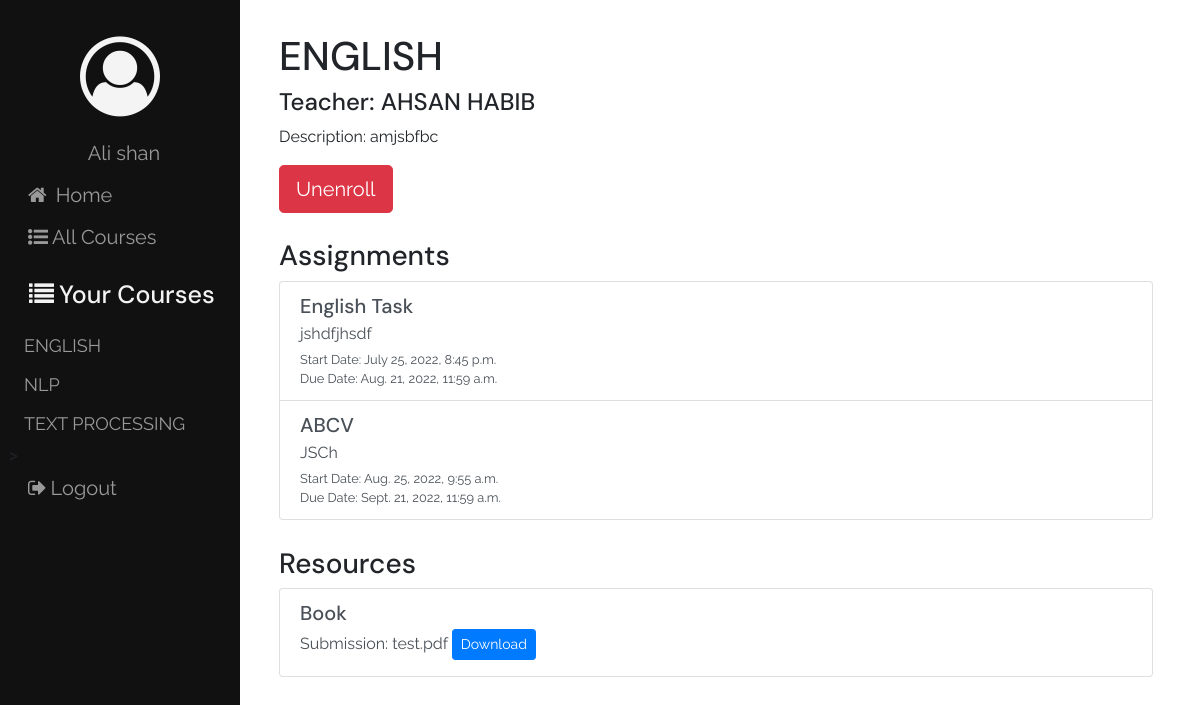
Page /courses/detail/1/ (signed in) on the committed database.
### users/models.py (models this page shows)
class User(auth.models.AbstractUser):
    USER_TYPE_CHOICES = (
        (1, 'Student'),
        (2, 'Teacher')
    )
    user_type = models.PositiveIntegerField(choices=USER_TYPE_CHOICES, default=1)
    def __str__(self):
        return self.first_name + ' ' + self.last_name

### courses/models.py (models this page shows, shortened)
class Course(models.Model):
    course_name = models.CharField(max_length=200)
    course_description = models.TextField()
    teacher = models.ForeignKey(User, related_name="course", on_delete=models.CASCADE)
    students = models.ManyToManyField(User, through='Enrollment', related_name="student_course")
    def __str__(self):
        return self.course_name
    class Meta:
        ordering = ['course_name']

### assignments/models.py (models this page shows, shortened)
class Assignment(models.Model):
    assignment_name = models.CharField(max_length=200, blank=False)
    assignment_description = models.TextField(blank=False)
    start_date = models.DateTimeField(default=timezone.now)
    due_date = models.DateTimeField(blank=True)
    course = models.ForeignKey(Course, on_delete=models.CASCADE)

### resources/models.py (models this page shows, shortened)
class Resource(models.Model):
    resource_name = models.CharField(max_length=200, blank=False)
    resource_file = models.FileField(blank=False)
    course = models.ForeignKey(Course, on_delete=models.CASCADE)

### courses/views.py (the view)
# urls.py: url(r'^detail/(?P<pk>[-\w]+)/$', views.CourseDetail.as_view(), name='detail'),
class CourseDetail(generic.DetailView):
    model = Course
    def get_context_data(self,**kwargs):
        assignments = Assignment.objects.filter(course=self.kwargs['pk'])
        resources = Resource.objects.filter(course=self.kwargs['pk'])
        context = super(CourseDetail, self).get_context_data(**kwargs)
        context['assignments'] = assignments
        context['resources'] = resources
        return context

### courses/context_processors.py (called while the page is built)
def courses_processor(request):
    course = Course.objects.all()
    return {'list_courses': course}

### courses/templates/courses/course_detail.html (shortened to what this page needs)
{% extends 'courses/course_base.html' %}
{% block main_content %}
<h1>{{course.course_name}}</h1>
<h4>Teacher: {{course.teacher}}</h4>
<p>Description: {{course.course_description}}</p>
{% if user.user_type == 1 %} {%if user in course.students.all%}
<a
  href="{% url 'courses:unenroll' pk=course.pk %}"
  class="btn btn-danger btn-lg"
  >Unenroll</a
>
{% else %}
<a href="{% url 'courses:enroll' pk=course.pk %}" class="btn btn-success btn-lg"
  >Enroll</a
>
{% endif %}
{% endif %}
{% if course.teacher.id == user.id or user in course.students.all%}
  <div class="assignments">
    <h3>Assignments</h3>
    <ul class="list-group">
      {% for assignment in assignments %}
      <a href="{% url 'assignments:detail' pk=assignment.pk %}" class="list-group-item list-group-item-action">
        <div class="d-flex w-100 justify-content-between">
          <h5 class="mb-1">{{assignment.assignment_name}}</h5>
        </div>
        <p class="mb-1">
          {{assignment.assignment_description}}
        </p>
        <small>Start Date: {{assignment.start_date}}</small><br>
        <small>Due Date: {{assignment.due_date}} {{assignment.due_time}}</small>
      </a>
      {% empty %}
      <h6>No Assignments</h6>
      {% endfor %}
    </ul>
  </div>
  <div class="resources">
    <h3>Resources</h3>
    <ul class="list-group">
      {% for resource in resources %}
      <div  class="list-group-item list-group-item-action">
        <div class="d-flex w-100 justify-content-between">
          <h5 class="mb-1">{{resource.resource_name}}</h5>
        </div>
        <p class="mb-1">
          Submission: {{resource.resource_file.name}}
          <a href="{{resource.resource_file.url}}" class="btn btn-sm btn-primary" download>Download</a>
        </p>
      </div>
      {% empty %}
        <h6>No Resources</h6>
      {% endfor %}
    </ul>
  </div>
{% endif %}
{% endblock main_content %}

### templates/base.html (shortened to what this page needs)
{% load static %}
<html lang="en">
<head>
    <link rel="stylesheet" href="https://stackpath.bootstrapcdn.com/bootstrap/4.5.2/css/bootstrap.min.css" />
    <link rel="stylesheet" href="https://stackpath.bootstrapcdn.com/font-awesome/4.7.0/css/font-awesome.min.css" />
    <link rel="stylesheet" href="{% static 'django_lms/css/master.css' %}" />
</head>
<body>
    <div class="sidenav">
        <div class="side-items">
        <span class="sidemenu side-element"><i class="fa fa-user-circle-o fa-5x" aria-hidden="true" id="profile"></i></span>
        {% if user.is_authenticated %}
            <a href="{% url 'profile' pk=user.pk %}" class="sidemenu side-element Hide">{{user}}</a>
            <a href="{% url 'home' %}">  <i class="fa fa-home" aria-hidden="true">  </i> <span class="Hide"> Home</span>   </a>
            <a href="{% url 'courses:list' %}"><i class="fa fa-list-ul" aria-hidden="true"></i>All Courses</a>
            {% if user.user_type == 1 %}
                <span class="sidemenu"><h5 id="side-head"><i class="fa fa-list courses-icon" aria-hidden="true"></i>Your Courses</h5></span>
                {% for course in list_courses %}
                    {% if user in course.students.all %}
                        <span class="course-item"><a href="{% url 'courses:detail' pk=course.pk %}" >{{course}}</a></span>
                    {% endif %}
                {% endfor %}
            {% endif %}>
            <a href="{% url 'users:logout' %}" class="sidemenu"><i class="fa fa-sign-out" aria-hidden="true"></i>Logout</a>
        {% endif %}
        </div>
    </div>
    <div class="content">
        {% block body_content %}
        {% endblock body_content %}
    </div>
</body>
</html>

### static/django_lms/css/master.css (style rules this page uses)
.sidenav { height: 100%; width: 20%; position: fixed; z-index: 1; top: 0; left: 0; background-color: #111; overflow-x: hidden; padding-top: 20px; }
h1, h2, h3, h4, h5, h6 { font-family: 'DM Sans', sans-serif; }
p, a { font-family: 'Raleway', 'sans-serif'; }
.sidenav a { padding: 6px 8px 6px 16px; text-decoration: none; font-size: 20px; color: #999999; display: block; }
.content { margin-top: 2em; margin-left: 22%; margin-bottom: 2em; margin-right: 2em; }
.sidemenu { display: block; color: #f4f4f4; }
.side-element { text-align: center; }
i { margin: 0.2em; }
.side-items { margin-left: 0.5em; margin-right: 0.5em; }
#side-head { margin-top: 0.5em; padding: 6px 8px 6px 16px; text-decoration: none; font-size: 25px; color: #f3f3f3; }
.course-item a { font-size: 18px; }
.card-deck, .assignments, .submissions, .grade { margin:3% 0% 3% 0% }
.resources { margin-bottom: 1%; }

### rows in the picture
User: first_name+last_name "Ali shan"
Course: course_name "ENGLISH", teacher "AHSAN HABIB", course_description "amjsbfbc"
Course: course_name "NLP"
Course: course_name "TEXT PROCESSING"
Assignment: assignment_name "English Task", assignment_description "jshdfjhsdf", start_date "July 25, 2022, 8:45 p.m.", due_date "Aug. 21, 2022, 11:59 a.m."
Assignment: assignment_name "ABCV", assignment_description "JSCh", start_date "Aug. 25, 2022, 9:55 a.m.", due_date "Sept. 21, 2022, 11:59 a.m."
Resource: resource_name "Book", resource_file.name "test.pdf"
